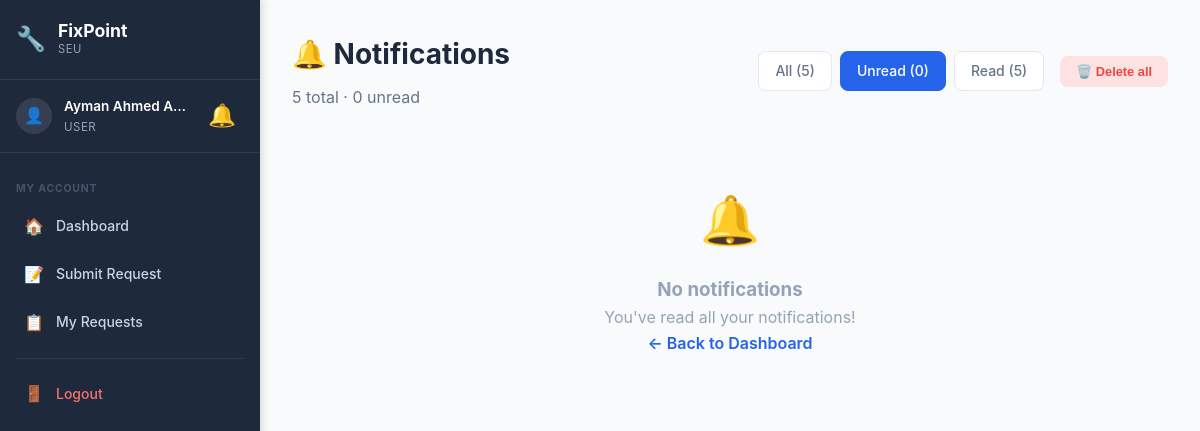
Page /notifications.php?filter=unread (signed in) on the earlier database version.
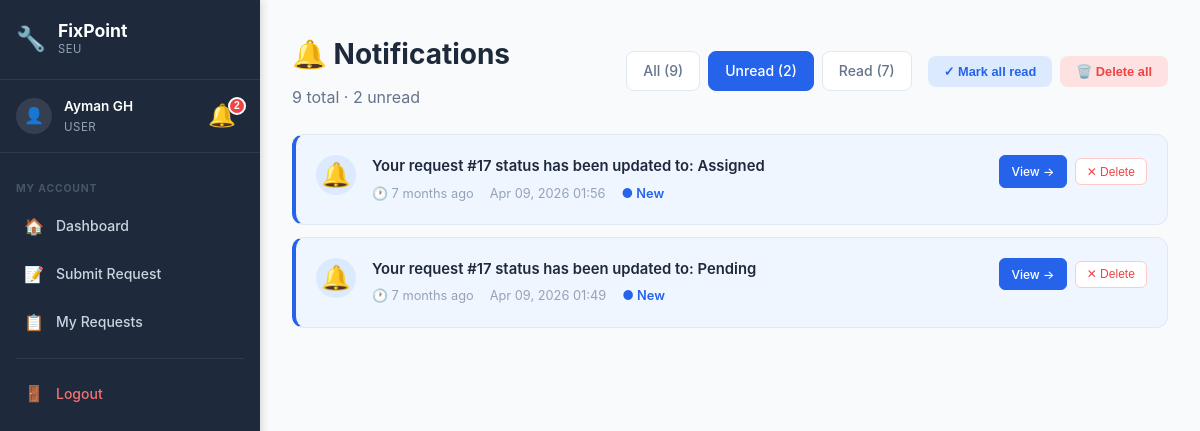
Same page on the later database version.
### tables this page shows
CREATE TABLE `notification` (
  `NotificationID` int(11) NOT NULL AUTO_INCREMENT,
  `UserID` int(11) NOT NULL,
  `Title` varchar(255) NOT NULL DEFAULT '',
  `RequestID` int(11) DEFAULT NULL,
  `Message` text NOT NULL,
  `IsRead` tinyint(1) DEFAULT 0,
  `CreatedAt` timestamp NOT NULL DEFAULT current_timestamp(),
  PRIMARY KEY (`NotificationID`),
  KEY `RequestID` (`RequestID`),
  KEY `idx_user` (`UserID`),
  KEY `idx_read` (`IsRead`),
  CONSTRAINT `notification_ibfk_1` FOREIGN KEY (`UserID`) REFERENCES `user` (`UserID`),
  CONSTRAINT `notification_ibfk_2` FOREIGN KEY (`RequestID`) REFERENCES `maintenancerequest` (`RequestID`) ON DELETE SET NULL
);

### config/helpers.php (called while the page is built, shortened)
<?php
function formatDate($date, $format = 'M d, Y H:i') {
    return date($format, strtotime($date));
}
function e($string) {
    return htmlspecialchars($string, ENT_QUOTES, 'UTF-8');
}
?>

### includes/notification-bell.php (the view, shortened to what the changed rows need)
<?php
$_notif_count = 0;
if (isset($_SESSION['user_id'])) {
    $notif_count_sql = "SELECT COUNT(*) as unread FROM notification WHERE UserID = ? AND IsRead = 0";
    $notif_count_stmt = $conn->prepare($notif_count_sql);
    $notif_count_stmt->bind_param("i", $_SESSION['user_id']);
    $notif_count_stmt->execute();
    $_notif_count = $notif_count_stmt->get_result()->fetch_assoc()['unread'];
}
?>
<div class="notif-wrapper" id="notifWrapper">
    <button class="notif-bell" id="notifBell" onclick="toggleNotifDropdown(event)" title="Notifications">
        🔔
        <?php if ($_notif_count > 0): ?>
            <span class="notif-badge" id="notifBadge"><?php echo $_notif_count > 99 ? '99+' : $_notif_count; ?></span>
        <?php endif; ?>
    </button>
</div>

### notifications.php (shortened to what the changed rows need)
<?php
require_once 'config/database.php';
require_once 'config/helpers.php';
$user_id = $_SESSION['user_id'];
$role_id = $_SESSION['role_id'];
$filter = isset($_GET['filter']) ? $_GET['filter'] : 'all';
$where = "WHERE n.UserID = ?";
if ($filter === 'unread') {
    $where .= " AND n.IsRead = 0";
} elseif ($filter === 'read') {
    $where .= " AND n.IsRead = 1";
}
$sql = "SELECT
            n.NotificationID,
            n.Message,
            n.IsRead,
            n.CreatedAt,
            n.RequestID
        FROM notification n
        $where
        ORDER BY n.CreatedAt DESC";
$stmt = $conn->prepare($sql);
$stmt->bind_param("i", $user_id);
$stmt->execute();
$notifications = $stmt->get_result()->fetch_all(MYSQLI_ASSOC);
$count_sql = "SELECT
    COUNT(*) as total,
    SUM(CASE WHEN IsRead = 0 THEN 1 ELSE 0 END) as unread,
    SUM(CASE WHEN IsRead = 1 THEN 1 ELSE 0 END) as read_count
FROM notification WHERE UserID = ?";
$count_stmt = $conn->prepare($count_sql);
$count_stmt->bind_param("i", $user_id);
$count_stmt->execute();
$counts = $count_stmt->get_result()->fetch_assoc();
if ($role_id == 1) {
    $details_path = 'admin/request-details.php?id=';
    $dashboard_path = 'admin/dashboard.php';
} elseif ($role_id == 2) {
    $details_path = 'technician/task-details.php?id=';
    $dashboard_path = 'technician/dashboard.php';
} else {
    $details_path = 'user/request-details.php?id=';
    $dashboard_path = 'user/dashboard.php';
}
if (!function_exists('notifTimeAgo')) {
    function notifTimeAgo($datetime) {
        $now = new DateTime();
        $ago = new DateTime($datetime);
        $diff = $now->diff($ago);
        if ($diff->m > 0) return $diff->m . ' month' . ($diff->m > 1 ? 's' : '') . ' ago';
        return 'Just now';
    }
}
function getNotifIcon($message) {
    return '🔔';
}
$_sidebar_role = $_SESSION['role_id'] ?? 0;
?>
<!DOCTYPE html>
<html lang="en">
<head>
    <link rel="stylesheet" href="assets/css/style.css">
    <link rel="stylesheet" href="assets/css/dashboard.css">
    <link rel="stylesheet" href="assets/css/sidebar.css">
</head>
<body class="has-sidebar">
    <aside class="sidebar" id="sidebar">
        <div class="sidebar-user">
            <div class="sidebar-user-info">
                <span class="sidebar-user-name"><?php echo e($_SESSION['name']); ?></span>
                <span class="sidebar-user-role">
                    <?php
                    if ($_sidebar_role == 1) echo 'Administrator';
                    elseif ($_sidebar_role == 2) echo 'Technician';
                    else echo 'User';
                    ?>
                </span>
            </div>
            <?php include 'includes/notification-bell.php'; ?>
        </div>
    </aside>
    <div class="main-content">
            <div class="topbar-notif"><?php include 'includes/notification-bell.php'; ?></div>
    <div class="dashboard">
        <div class="dashboard-container">
            <div class="notif-page-header">
                <div>
                    <h1 class="welcome-text">🔔 Notifications</h1>
                    <p style="color: #64748b; margin-top: 0.25rem;">
                        <?php echo $counts['total']; ?> total · <?php echo $counts['unread']; ?> unread
                    </p>
                </div>
                <div style="display: flex; gap: 1rem; flex-wrap: wrap; align-items: center;">
                    <div class="notif-filters">
                        <a href="notifications.php?filter=all" class="notif-filter-btn <?php echo $filter === 'all' ? 'active' : ''; ?>">
                            All (<?php echo $counts['total']; ?>)
                        </a>
                        <a href="notifications.php?filter=unread" class="notif-filter-btn <?php echo $filter === 'unread' ? 'active' : ''; ?>">
                            Unread (<?php echo $counts['unread']; ?>)
                        </a>
                        <a href="notifications.php?filter=read" class="notif-filter-btn <?php echo $filter === 'read' ? 'active' : ''; ?>">
                            Read (<?php echo $counts['read_count']; ?>)
                        </a>
                    </div>
                    <?php if ($counts['total'] > 0): ?>
                        <div class="notif-actions">
                            <?php if ($counts['unread'] > 0): ?>
                                <button class="notif-action-btn btn-mark-all" onclick="pageMarkAllRead()">
                                    ✓ Mark all read
                                </button>
                            <?php endif; ?>
                            <button class="notif-action-btn btn-delete-all" onclick="pageDeleteAll()">
                                🗑️ Delete all
                            </button>
                        </div>
                    <?php endif; ?>
                </div>
            </div>
            <div id="notifPageList">
                <?php if (count($notifications) > 0): ?>
                    <?php foreach ($notifications as $notif): ?>
                        <div class="notif-card <?php echo $notif['IsRead'] ? '' : 'unread'; ?>" id="page-notif-<?php echo $notif['NotificationID']; ?>">
                            <div class="notif-card-icon">
                                <?php echo getNotifIcon($notif['Message']); ?>
                            </div>
                            <div class="notif-card-content">
                                <div class="notif-card-message"><?php echo e($notif['Message']); ?></div>
                                <div class="notif-card-meta">
                                    <span>🕐 <?php echo notifTimeAgo($notif['CreatedAt']); ?></span>
                                    <span><?php echo formatDate($notif['CreatedAt']); ?></span>
                                    <?php if (!$notif['IsRead']): ?>
                                        <span style="color: #2563eb; font-weight: 600;">● New</span>
                                    <?php endif; ?>
                                </div>
                            </div>
                            <div class="notif-card-actions">
                                <?php if ($notif['RequestID']): ?>
                                    <a href="<?php echo $details_path . $notif['RequestID']; ?>" class="notif-card-btn view-btn">
                                        View →
                                    </a>
                                <?php endif; ?>
                                <button class="notif-card-btn delete-btn" onclick="pageDeleteOne(<?php echo $notif['NotificationID']; ?>)">
                                    ✕ Delete
                                </button>
                            </div>
                        </div>
                    <?php endforeach; ?>
                <?php else: ?>
                    <div class="notif-empty-state">
                        <div class="notif-empty-state-icon">🔔</div>
                        <h3>No notifications</h3>
                        <p>
                            <?php if ($filter === 'unread'): ?>
                                You've read all your notifications!
                            <?php elseif ($filter === 'read'): ?>
                                No read notifications yet.
                            <?php else: ?>
                                You don't have any notifications yet.
                            <?php endif; ?>
                        </p>
                        <a href="<?php echo $dashboard_path; ?>" style="color: #2563eb; text-decoration: none; font-weight: 600;">
                            ← Back to Dashboard
                        </a>
                    </div>
                <?php endif; ?>
            </div>
        </div>
    </div>
    </div>
</body>
</html>

Differences in the rows shown:
added notification: Message "🔔", Message "Your request #17 status has been updated to: Assigned", CreatedAt "7 months ago", CreatedAt "Apr 09, 2026 01:56", IsRead "● New"
added notification: Message "🔔", Message "Your request #17 status has been updated to: Pending", CreatedAt "7 months ago", CreatedAt "Apr 09, 2026 01:49", IsRead "● New"
Other differences:
$_SESSION['name']: "Ayman Ahmed A…" → "Ayman GH"
$_notif_count: (not shown) → "2"
$counts['total']: "5" → "9"
$counts['unread']: "0" → "2"
$counts['read_count']: "5" → "7"
text no longer shown: "🔔 No notifications You've read all your notifications! ← Back to Dashboard"
text now shown: "✓ Mark all read"
